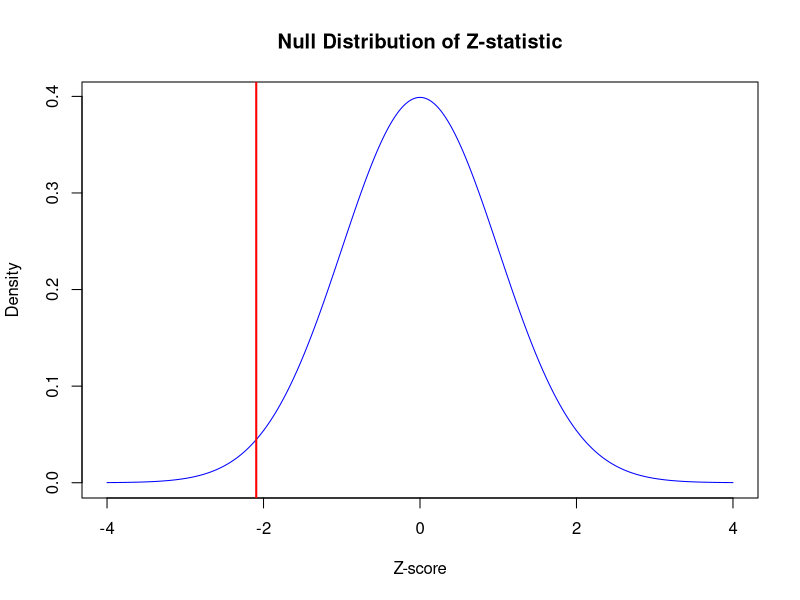
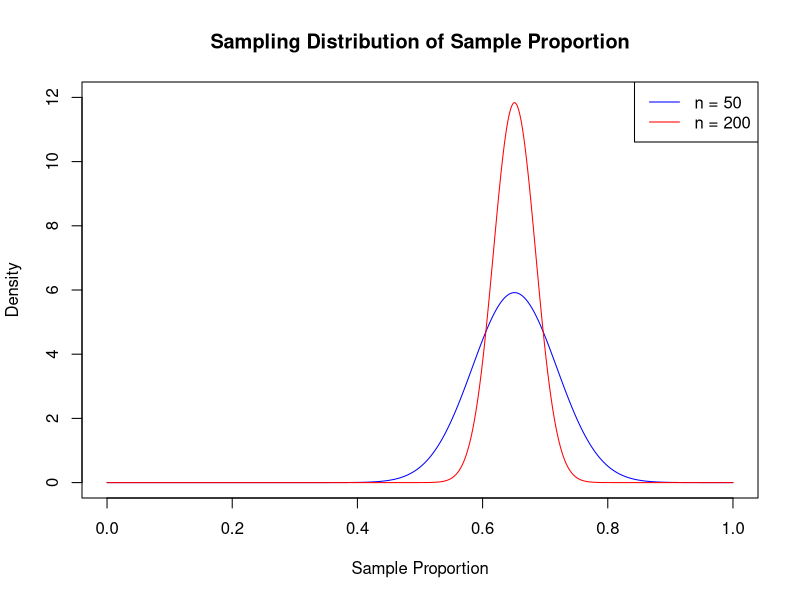
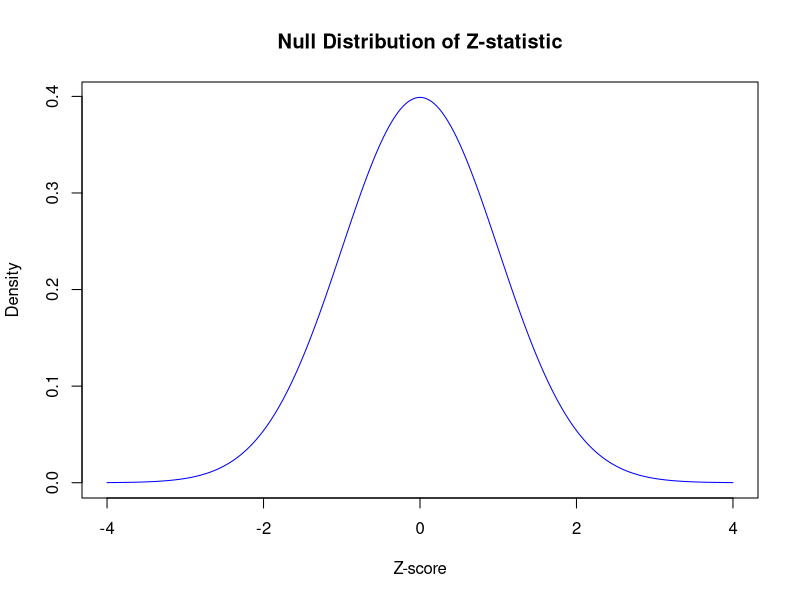

Reproduce these figures in R, in order.
## ---- chunk 1


# step 2: calculate the z-statistic
z_stat <- (.41 - .5)/.043 



# step 3: visualize the null distribution

x_values_null <- seq(-4, 4, length.out = 1000)
density_values_null <- dnorm(x_values_null, mean = 0, sd = 1)


plot(x_values_null, density_values_null, type = "l",
     main = "Null Distribution of Z-statistic",
     xlab = "Z-score", 
     ylab = "Density", 
     col = "blue")
abline(v = z_stat, col = "red", lwd = 2)



# step 4: use the pnorm function to get the p-value
pnorm(z_stat, 0, 1)


## ---- chunk 2

# Given data
p_hat <- 0.41
SE_star <- 0.043


z_critical <- qnorm(0.995)  # for 99% CI
#z_critical2 <- mosaic::cnorm(0.99, side = "upper")  # same as above



# Calculate the margin of error
margin_of_error <- z_critical * SE_star




# Calculate the confidence interval
ci_lower <- p_hat - margin_of_error
ci_upper <- p_hat + margin_of_error
c(ci_lower, ci_upper)


## ---- chunk 3


n <- 50
pi_houses <- 0.651


# Calculate the standard error
SE_proportion <- sqrt((pi_houses * (1 - pi_houses)) / n)


# Create a sequence of x values
x_values <- seq(0, 1, length.out = 1000)

# Calculate the density values for the sampling distribution
density_values <- dnorm(x_values, mean = pi_houses, sd = SE_proportion)


# Plot the sampling distribution
plot(x_values, density_values, type = "l",
     main = paste("Sampling Distribution of Sample Proportion"),
     xlab = "Sample Proportion",
     ylab = "Density",
     col = "blue",
     ylim = c(0, 12))




# Repeat for n = 200

n2 <- 200

SE_proportion2 <- sqrt((pi_houses * (1 - pi_houses)) /n2)

density_values2 <- dnorm(x_values, mean = pi_houses, sd = SE_proportion2)

lines(x_values, density_values2, col = "red")

legend("topright", legend = c("n = 50", "n = 200"), col = c("blue", "red"), lty = 1)


## ---- chunk 4

# Given data
n <- 2625
x <- 1812
p_hat <- x / n


# calculate the critical value
z_critical <- qnorm(0.95)  # for 90% CI
#z_critical2 <- mosaic::cnorm(0.90, side = "upper")  # same as above


# Calculate the standard error
SE_hat <- sqrt((p_hat * (1 - p_hat)) / n)


# Calculate the margin of error
margin_of_error <- z_critical * SE_hat


# Calculate the confidence interval
ci_lower <- p_hat - margin_of_error
ci_upper <- p_hat + margin_of_error
c(ci_lower, ci_upper)

## ---- chunk 5


# Step 2: Calculate the z-statistic

p_hat <- 0.31
pi_0 <- 0.25

SE <- sqrt((pi_0 * (1 - pi_0)) / 1000)

z_stat <- (p_hat - pi_0) / SE




# Step 3: Visualize the null distribution

x_values_null <- seq(-4, 4, length.out = 1000)
density_values_null <- dnorm(x_values_null, mean = 0, sd = 1)

plot(x_values_null, density_values_null, type = "l",
     main = "Null Distribution of Z-statistic",
     xlab = "Z-score",
     ylab = "Density",
     col = "blue")

abline(v = z_stat, col = "red", lwd = 2)



# Step 4: Calculate the p-value

p_value <- pnorm(z_stat, 0, 1, lower.tail = FALSE)
p_value



